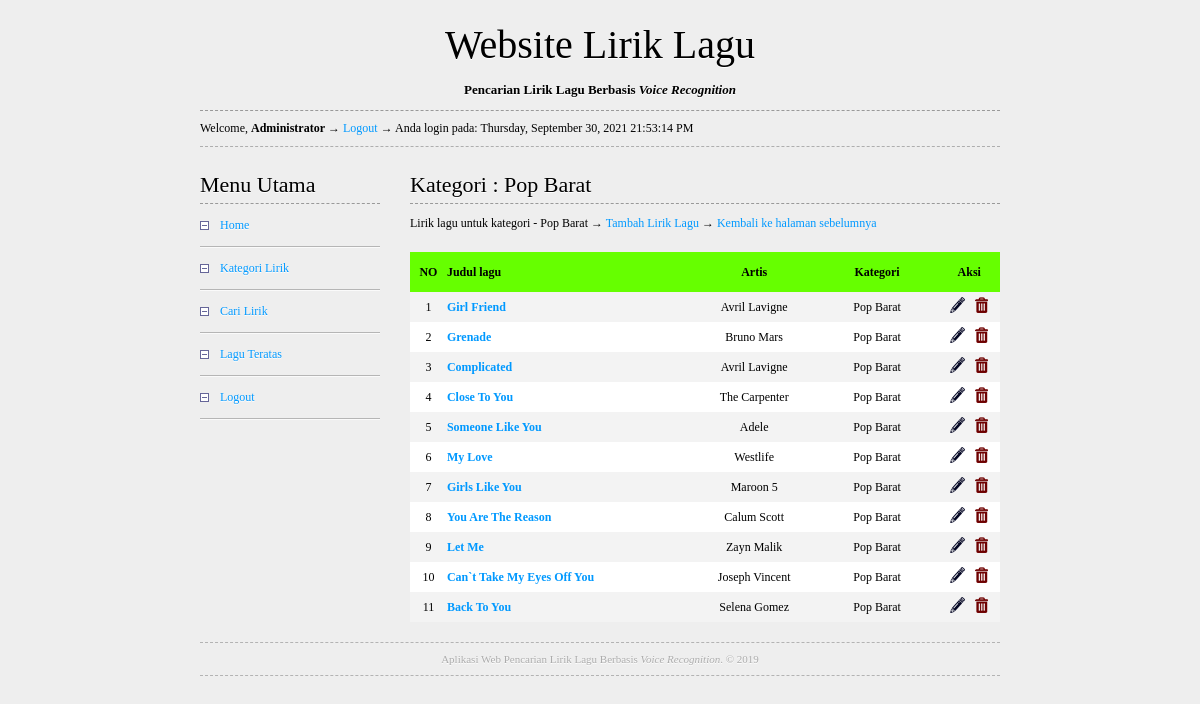
The page /?module=kategori&kid=2 (signed in) on the database its author committed.
### tables this page shows
CREATE TABLE IF NOT EXISTS `user` (
  `uid` int(11) NOT NULL AUTO_INCREMENT,
  `fullname` varchar(40) NOT NULL,
  `username` varchar(30) NOT NULL,
  `password` varchar(32) NOT NULL,
  PRIMARY KEY (`uid`)
);

CREATE TABLE IF NOT EXISTS `kategori` (
  `kid` int(11) NOT NULL AUTO_INCREMENT,
  `kategori` varchar(30) NOT NULL,
  PRIMARY KEY (`kid`)
);

CREATE TABLE IF NOT EXISTS `lirik` (
  `lid` int(11) NOT NULL AUTO_INCREMENT,
  `kid` int(11) NOT NULL,
  `artis` varchar(50) NOT NULL,
  `judul` varchar(100) NOT NULL,
  `lirik` text NOT NULL,
  `dibuat` int(11) NOT NULL,
  `diubah` int(11) NOT NULL,
  `dilihat` int(11) NOT NULL,
  PRIMARY KEY (`lid`)
);

### control.php (called while the page is built, shortened)
<?php
$module = isset( $_GET['module'] ) ? $_GET['module'] : '';
?>

### index.php (the view, shortened to what this page needs)
<?php
$uid = isset( $_SESSION['uid'] ) ? $_SESSION['uid'] : '';
include "control.php";
?>
<!DOCTYPE html PUBLIC "-//W3C//DTD XHTML 1.0 Transitional//EN" "http://www.w3.org/TR/xhtml1/DTD/xhtml1-transitional.dtd">
<html xmlns="http://www.w3.org/1999/xhtml">
<head>
<link rel="stylesheet" type="text/css" href="style.css" />
</head>
<body>
<?php
if( $uid ) {
	$user = mysql_fetch_array( mysql_query( "SELECT * FROM user WHERE uid='{$uid}'" ) );
	echo "<div class=\"wrap\">\n";
	echo "	<div class=\"wrap-title\">".WEB."</div>\n";
	echo "	<div class=\"wrap-slogan\">Pencarian Lirik Lagu Berbasis <i>Voice Recognition</i></div>\n";
	echo "	<div class=\"welcome\">Welcome, <b>{$user['fullname']}</b> &rarr; <a href=\"".URL."/?module=logout\">Logout</a> &rarr; Anda login pada: ".date( "l, F d, Y H:i:s A" )."</div>\n";
	echo "	<div class=\"page\">\n";
	echo "		<div class=\"left\">\n";
	echo "			<div class=\"box\">\n";
	echo "				<h1>Menu Utama</h1>\n";
	echo "				<ul>\n";
	echo "					<li><a href=\"".URL."/\">Home</a></li>\n";
	echo "					<li><a href=\"".URL."/?module=kategori\">Kategori Lirik</a></li>\n";
	echo "					<li><a href=\"".URL."/?module=cari-lirik\">Cari Lirik</a></li>\n";
	echo "					<li><a href=\"".URL."/?module=paling-top\">Lagu Teratas</a></li>\n";
	echo "					<li><a href=\"".URL."/?module=logout\">Logout</a></li>\n";
	echo "				</ul>\n";
	echo "			</div>\n";
	echo "		</div>\n";
	echo "		<div class=\"right\">\n";
	if( $module == 'kategori' ) {
		$kid = isset( $_GET['kid'] ) ? $_GET['kid'] : '';
		if( $kid ) {
			$detail_kategori = mysql_fetch_array( mysql_query( "SELECT * FROM kategori WHERE kid='{$kid}'" ) );
			$lirik = mysql_query( "SELECT * FROM lirik WHERE kid='{$kid}'" );
			echo "		<div class=\"box\">\n";
			echo "			<h1>Kategori : {$detail_kategori['kategori']}</h1>\n";
			echo "			<p>Lirik lagu untuk kategori - {$detail_kategori['kategori']}";
			if(isset($_SESSION)) { if($user['fullname']=='Administrator'){ echo " &rarr; <a href=\"".URL."/?module=tambah-lirik&kid=$kid\">Tambah Lirik Lagu</a>"; };};
			echo " &rarr; <a href=\"javascript:history.back();\">Kembali ke halaman sebelumnya</a></p>\n";
			echo "			<table border=\"0\">\n";
			echo "			<tr class=\"head\">\n";
			echo "				<td width=\"30\" align=\"center\">NO</td>\n";
			echo "				<td width=\"200\">Judul lagu</td>\n";
			echo "				<td width=\"100\" align=\"center\">Artis</td>\n";
			echo "				<td width=\"100\" align=\"center\">Kategori</td>\n";
			if(isset($_SESSION)) { if($user['fullname']=='Administrator'){ echo "				<td width=\"50\" align=\"center\">Aksi</td>\n"; }; };
			echo "			</tr>\n";
			if( mysql_num_rows( $lirik ) == 0 ) {
				echo "		<tr class=\"no-data\"><td colspan=\"5\">Maaf, belum ada data kategori lirik lagu untuk saat ini</td></tr>\n";
			} else {
				$no = 1;
				while( $data_lirik = mysql_fetch_array( $lirik ) ) {
					echo "	<tr class=\"data\">\n";
					echo "		<td align=\"center\">{$no}</td>\n";
					echo "		<td><b><a href=\"".URL."/?module=lirik&kid={$data_lirik['kid']}&lid={$data_lirik['lid']}\" title=\"Klik untuk melihat detail lirik lagu  - {$data_lirik['judul']} oleh {$data_lirik['artis']}\">{$data_lirik['judul']}</a></b></td>\n";
					echo "		<td align=\"center\">{$data_lirik['artis']}</td>\n";
					echo "		<td align=\"center\">{$detail_kategori['kategori']}</td>\n";
					if(isset($_SESSION)) { if($user['fullname']=='Administrator'){ echo "		<td align=\"center\"><a href=\"".URL."/?module=edit-lirik&kid={$data_lirik['kid']}&lid={$data_lirik['lid']}\" title=\"Edit lirik - {$data_lirik['judul']}\"><img src=\"".URL."/b_edit.png\"></a> &nbsp; <a href=\"".URL."/?module=delete-lirik&kid={$data_lirik['kid']}&lid={$data_lirik['lid']}\" onclick=\"return konfirmasi('".$data_lirik['lid']."')\" title=\"Hapus lirik - {$data_lirik['judul']}\"><img src=\"".URL."/b_drop.png\"></a></td>\n"; };};
					echo "	</tr>\n";
					$no++;
				}
			}
			echo "			</table>\n";
			echo "		</div>\n";
		}
		echo "		</div>\n";
	}
	echo "		</div>\n";
	echo "	<div class=\"footer\">Aplikasi Web Pencarian Lirik Lagu Berbasis <i>Voice Recognition</i>. &copy; 2019</div>\n";
	echo "</div>\n";
}
?>
</body>
</html>

### style.css (style rules this page uses)
* { margin:0; padding:0; outline:none; }
body { background:#EEEEEE; font-size:12px; font-family:tahoma; }
a { color:#0099FF; text-decoration:none; }
p { line-height:18px; padding:10px 0; }
table { border-collapse:collapse; width:100%; margin:10px 0; }
tr:nth-child(odd) { background:#FFFFFF; }
tr:nth-child(even) { background:#F3F3F3; }
tr.head { height:40px; background:#66FF00; font-weight:bold; }
tr.data { height:30px; }
ol,ul { list-style-type:none; }
.wrap { margin:20px auto; width:800px; padding:0; }
.wrap-title { line-height:50px; font-size:40px; font-weight:normal; font-family:'calibri'; text-align:center; text-shadow:0px 1px 0px #fff; }
.wrap-slogan { line-height:20px; font-size:13px; font-weight:bold; font-family:'calibri'; padding:10px 0; text-align:center; border-bottom:1px dashed #999999; text-shadow:0px 1px 0px #fff; }
.page { margin:20px 0; text-align:justify; }
.left { float:left; width:180px; }
.right { float:right; width:590px; }
.box { margin:0 0 20px 0; }
.box h1 { font-size:22px; font-weight:normal; font-family:'calibri'; padding:5px 0; border-bottom:1px dashed #999999; text-shadow:0px 1px 0px #fff; }
.box ul li { line-height:30px; border-bottom:1px solid #B5B5B5; box-shadow:0px 1px 0px #fafafa; }
.box ul li a { display:block; padding:6px 0 6px 20px; text-shadow:0px 1px 0px #fff; transition:all .25s ease-in-out; background:url('b_minus.png') no-repeat 0% 17px; }
.welcome { padding:10px 0; border-bottom:1px dashed #AEAEAE; }
.footer { padding:10px 0; text-align:center; border-top:1px dashed #B3B3B3; border-bottom:1px dashed #B3B3B3; font-size:11px; color:#ACACAC; text-shadow:0px 1px 0px #fff; }

### rows shown on the page
user: fullname "Administrator"
kategori: kategori "Pop Barat"
lirik: judul "Girl Friend", artis "Avril Lavigne", kid.kategori "Pop Barat"
lirik: judul "Grenade", artis "Bruno Mars", kid.kategori "Pop Barat"
lirik: judul "Complicated", artis "Avril Lavigne", kid.kategori "Pop Barat"
lirik: judul "Close To You", artis "The Carpenter", kid.kategori "Pop Barat"
lirik: judul "Someone Like You", artis "Adele", kid.kategori "Pop Barat"
lirik: judul "My Love", artis "Westlife", kid.kategori "Pop Barat"
lirik: judul "Girls Like You", artis "Maroon 5", kid.kategori "Pop Barat"
lirik: judul "You Are The Reason", artis "Calum Scott", kid.kategori "Pop Barat"
lirik: judul "Let Me", artis "Zayn Malik", kid.kategori "Pop Barat"
lirik: judul "Can`t Take My Eyes Off You", artis "Joseph Vincent", kid.kategori "Pop Barat"
lirik: judul "Back To You", artis "Selena Gomez", kid.kategori "Pop Barat"

### other values the page prints
WEB "Website Lirik Lagu"
